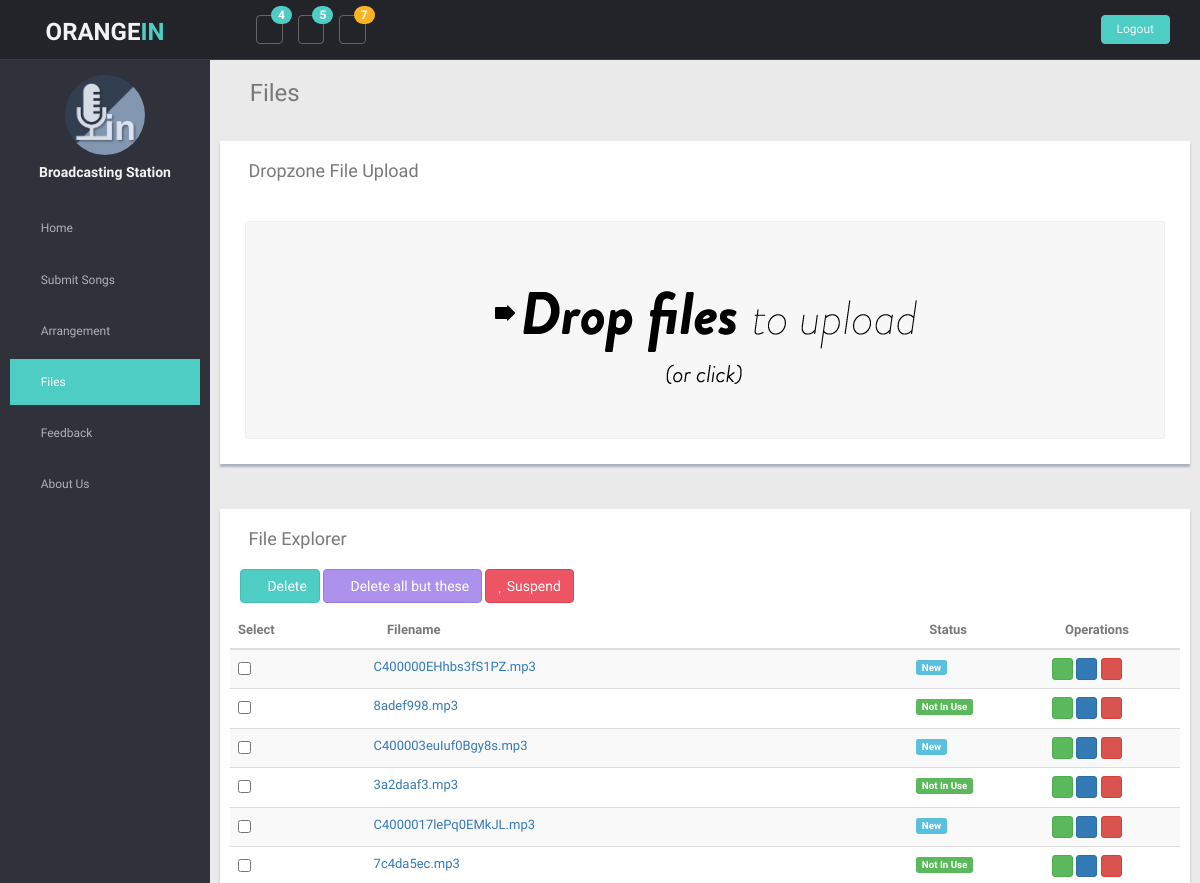
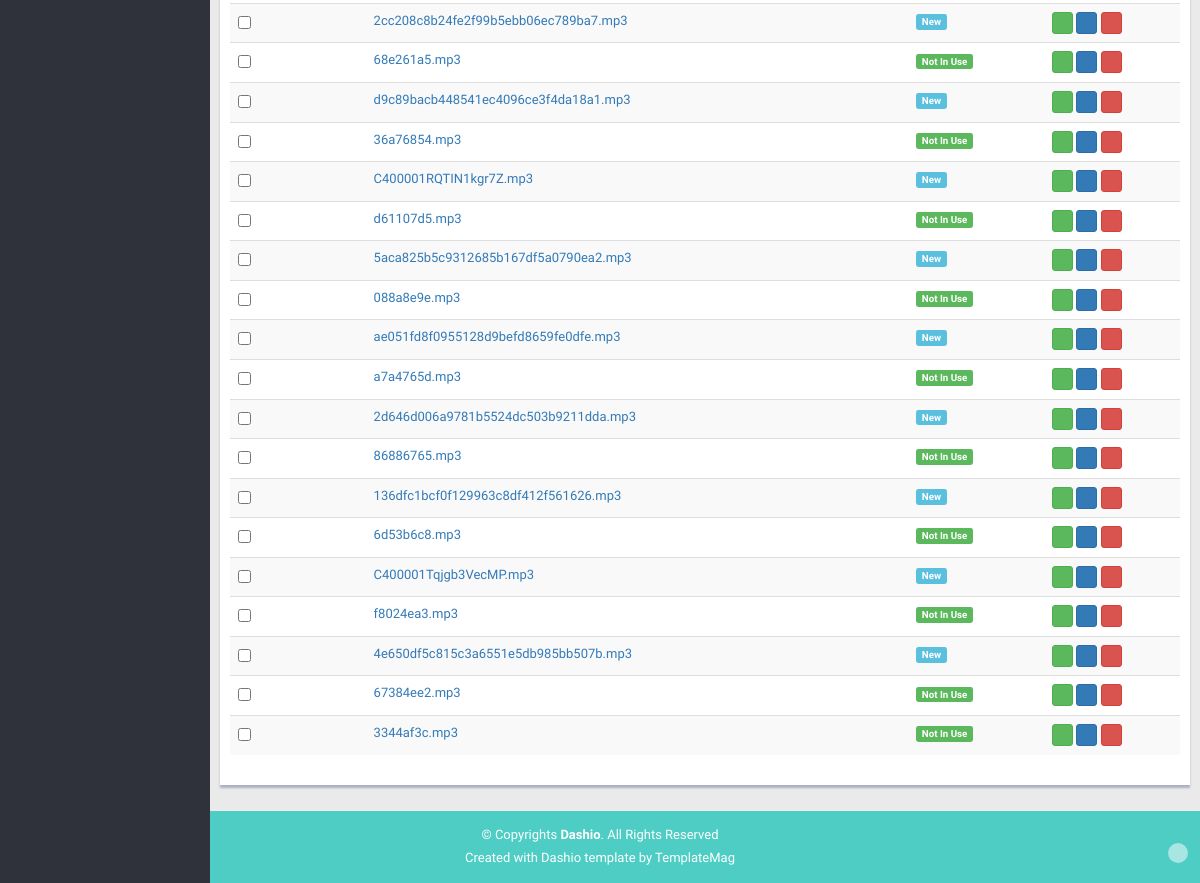
Before: /files with the older database file (2 pictures, top to bottom).
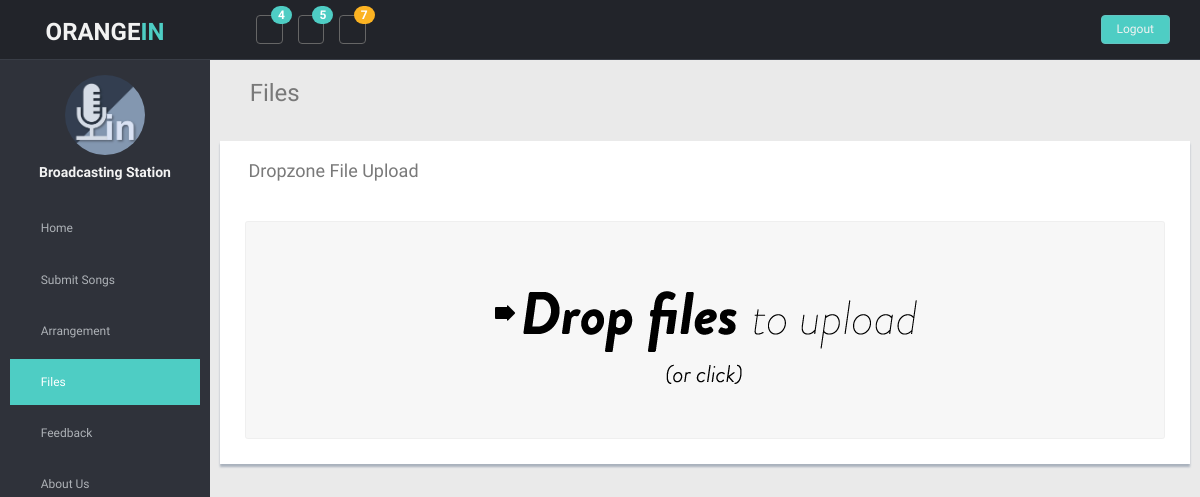
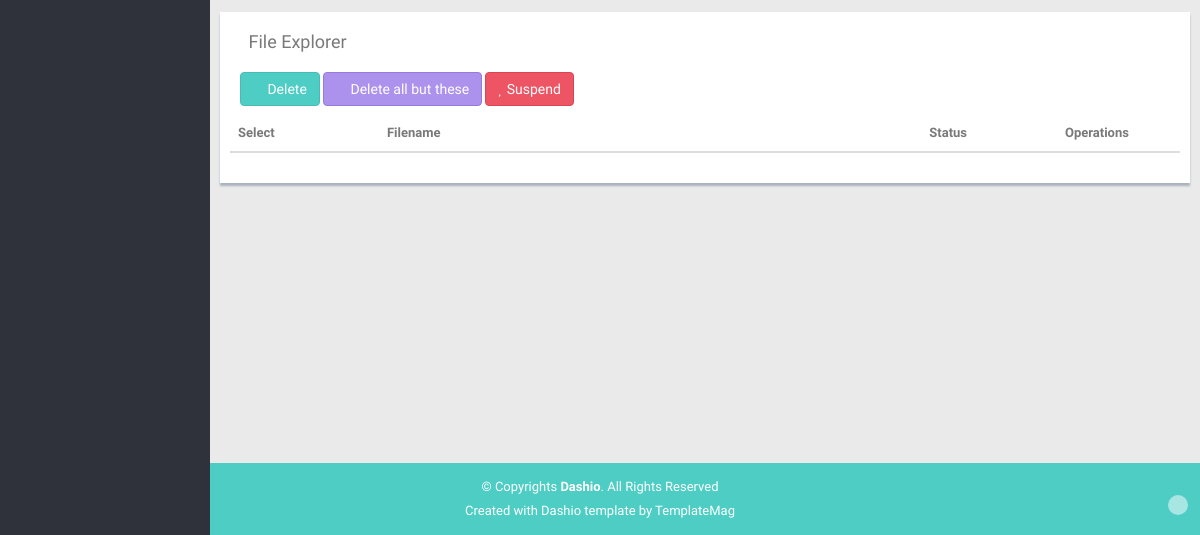
After: the same page with the newer database file (2 pictures, top to bottom).
### models.py (models this page shows, shortened)
class File(Base):
    __tablename__ = 'File'
    filename = Column(String, primary_key=True, index=True)
    checksum = Column(String, index=True)
    duration = Column(Float(precision=10))
    last_arranged = Column(DateTime(timezone=True))
    user_upload = Column(Integer, ForeignKey("User.id"))
    arrangement = relationship("Arrangement", back_populates="audio_file")
    downloaded_song = relationship("DownloadedSong", back_populates="file")

### main.py (the view)
@app.get("/files", response_class=HTMLResponse)
async def files(request: Request, db: Session = Depends(get_db)):
    return template.TemplateResponse('files.html', {
        "request": request,
        "files": models.File.get(db),
        "now": datetime.datetime.utcnow()
    })

### html_template/templates/files.html (shortened to what this page needs)
<!DOCTYPE html>
<html lang="en">
<head>
  <link href="{{ url_for('static',path='lib/bootstrap/css/bootstrap.min.css') }}" rel="stylesheet">
  <link href="{{ url_for('static',path='lib/font-awesome/css/font-awesome.css') }}" rel="stylesheet" />
  <link href="{{ url_for('static',path='lib/dropzone/css/dropzone.css') }}" rel="stylesheet" />
  <link href="{{ url_for('static',path='css/style.css') }}" rel="stylesheet">
  <link href="{{ url_for('static',path='css/style-responsive.css') }}" rel="stylesheet">
</head>
<body>
  <section id="container">
    <header class="header black-bg">
        <div class="sidebar-toggle-box">
            <div class="fa fa-bars tooltips" data-placement="right" data-original-title="Toggle Navigation"></div>
        </div>
        <a href="{{ url_for('static',path='index.html') }}" class="logo"><b>ORANGE<span>IN</span></b></a>
        <div class="nav notify-row" id="top_menu">
            <ul class="nav top-menu">
                <li class="dropdown">
                    <a data-toggle="dropdown" class="dropdown-toggle" href="{{ url_for('static',path='index.html#') }}">
                        <i class="fa fa-tasks"></i>
                        <span class="badge bg-theme">4</span>
                    </a>
                </li>
                <li id="header_inbox_bar" class="dropdown">
                    <a data-toggle="dropdown" class="dropdown-toggle" href="{{ url_for('static',path='index.html#') }}">
                        <i class="fa fa-envelope-o"></i>
                        <span class="badge bg-theme">5</span>
                    </a>
                </li>
                <li id="header_notification_bar" class="dropdown">
                    <a data-toggle="dropdown" class="dropdown-toggle" href="{{ url_for('static',path='index.html#') }}') }}">
                        <i class="fa fa-bell-o"></i>
                        <span class="badge bg-warning">7</span>
                    </a>
                </li>
            </ul>
        </div>
        <div class="top-menu">
            <ul class="nav pull-right top-menu">
                <li><a class="logout" href="{{ url_for('static',path='login.html') }}">Logout</a></li>
            </ul>
        </div>
    </header>
    <aside>
        <div id="sidebar" class="nav-collapse ">
            <ul class="sidebar-menu" id="nav-accordion">
                <p class="centered"><a href="{{ url_for('static',path='about_us.html') }}"><img src="{{ url_for('static',path='img/orangein.jpg') }}" class="img-circle" width="80"></a>
                </p>
                <h5 class="centered">Broadcasting Station</h5>
                <li class="mt">
                    <a href="/home">
                        <i class="fa fa-home"></i>
                        <span>Home</span>
                    </a>
                </li>
                <li class="sub-menu">
                    <a href="/submit_songs">
                        <i class="fa fa-music"></i>
                        <span>Submit Songs</span>
                    </a>
                </li>
                <li class="sub-menu">
                    <a href="/arrangements">
                        <i class="fa fa-tasks"></i>
                        <span>Arrangement</span>
                    </a>
                </li>
                <li class="sub-menu">
                    <a class="active" href="/files">
                        <i class="fa fa-folder"></i>
                        <span>Files</span>
                    </a>
                </li>
                <li class="sub-menu">
                    <a href="/feedback">
                        <i class="fa fa-comment"></i>
                        <span>Feedback</span>
                    </a>
                </li>
                <li class="sub-menu">
                    <a href="/about_us">
                        <i class="fa fa-star"></i>
                        <span>About Us</span>
                    </a>
                </li>
            </ul>
        </div>
    </aside>
    <section id="main-content">
      <section class="wrapper site-min-height">
        <h3><i class="fa fa-angle-right"></i> Files</h3>
        <div class="row mt">
          <div class="form-panel">
            <h4><i class="fa fa-angle-right"></i> Dropzone File Upload</h4>
            <div class="white-panel mt">
            <div class="panel-body">
              <form action="/upload" class="dropzone" id="my-awesome-dropzone"></form>
            </div>
          </div>
          </div>
        </div>
        <div class="row mt">
                <div class="form-panel">
                    <h4><i class="fa fa-angle-right"></i> File Explorer</h4>
                    <div style="padding: 10px">
                        <button type="button" class="btn btn-theme"><i class="fa fa-cog"></i> Delete</button>
                        <button type="button" class="btn btn-theme02"><i class="fa fa-check"></i> Delete all but these
                        </button>
                        <button type="button" class="btn btn-theme04"><i class="fa fa-heart"></i> Suspend
                        </button>
                    </div>
                    <table class="table table-striped table-advance table-hover">
                        <thead>
                        <tr>
                            <th class="col-lg-1 col-xs-1"> Select</th>
                            <th class="col-lg-4 col-xs-1"><i class="fa fa-bookmark"></i> Filename</th>
                            <th class="col-lg-1 col-xs-1"><i class=" fa fa-edit"></i> Status</th>
                            <th class="col-lg-1 col-xs-1"><i class=" fa fa-edit"></i> Operations</th>
                        </tr>
                        </thead>
                        <tbody>
                        {% for file in files %}
                        <tr>
                            <td>
                                <input type="checkbox" name="select-arrangement">
                            </td>
                            <td>
                                <a href="{{ url_for('static',path='/files/{{file.filename}}') }}">{{file.filename}}</a>
                            </td>
                            {% if file.last_arranged %}
                            {% if file.last_arranged > now %}
                            <td><span class="label label-warning label-mini">In Use</span></td>
                            {% else %}
                            <td><span class="label label-success label-mini">Not In Use</span></td>
                            {% endif %}
                            {% else %}
                            <td><span class="label label-info label-mini">New</span></td>
                            {% endif %}
                            <td>
                                <button class="btn btn-success btn-xs"><i class="fa fa-check"></i></button>
                                <button class="btn btn-primary btn-xs"><i class="fa fa-pencil"></i></button>
                                <button class="btn btn-danger btn-xs"><i class="fa fa-trash-o "></i></button>
                            </td>
                        </tr>
                        {% endfor %}
                        </tbody>
                    </table>
                </div>
                <div class="col-lg-4"></div>
            </div>
      </section>
    </section>
    <footer class="site-footer">
      <div class="text-center">
        <p>
          &copy; Copyrights <strong>Dashio</strong>. All Rights Reserved
        </p>
        <div class="credits">
          Created with Dashio template by <a href="{{ url_for('static',path='https://templatemag.com/') }}">TemplateMag</a>
        </div>
        <a href="{{ url_for('static',path='files.html#') }}" class="go-top">
          <i class="fa fa-angle-up"></i>
          </a>
      </div>
    </footer>
  </section>
</body>
</html>

### html_template/templates/css/style.css (style rules this page uses)
body { color: #797979; background: #eaeaea; font-family: 'Ruda', sans-serif; padding: 0px !important; margin: 0px !important; font-size:13px; }
ul li { list-style: none; }
a, a:hover, a:focus { text-decoration: none; outline: none; }
#container { width: 100%; height: 100%; }
.bg-theme { background-color: #4ECDC4; }
.btn-theme { color: #fff; background-color: #4ECDC4; border-color: #48bcb4; }
.btn-theme02 { color: #fff; background-color: #ac92ec; border-color: #967adc; }
.btn-theme04 { color: #fff; background-color: #ed5565; border-color: #da4453; }
.centered { text-align: center; }
.mt { margin-top: 25px; }
ul.top-menu > li > .logout { color: #f2f2f2; font-size: 12px; border-radius: 4px; -webkit-border-radius: 4px; border: 1px solid #64c3c2 !important; padding: 5px 15px; margin-right: 15px; background: #4ECDC4; margin-top: 15px; }
#sidebar { width: 210px; height: 100%; position: fixed; background: #2f323a; }
#sidebar h5 { color: #f2f2f2; font-weight: 700; }
#sidebar ul li { position: relative; }
ul.sidebar-menu , ul.sidebar-menu li ul.sub { margin: -2px 0 0; padding: 0; }
ul.sidebar-menu { margin-top: 75px; }
ul.sidebar-menu li { margin-bottom: 5px; margin-left:10px; margin-right:10px; }
ul.sidebar-menu li.sub-menu { line-height: 15px; }
ul.sidebar-menu li a span { display: inline-block; }
ul.sidebar-menu li a { color: #aeb2b7; text-decoration: none; display: block; padding: 15px 0 15px 10px; font-size: 12px; outline: none; -webkit-transition: all 0.3s ease; -moz-transition: all 0.3s ease; -o-transition: all 0.3s ease; -ms-transition: all 0.3s ease; transition: all 0.3s ease; }
ul.sidebar-menu li a.active, ul.sidebar-menu li a:hover, ul.sidebar-menu li a:focus { background: #4ECDC4; color: #fff; display: block; -webkit-transition: all 0.3s ease; -moz-transition: all 0.3s ease; -o-transition: all 0.3s ease; -ms-transition: all 0.3s ease; transition: all 0.3s ease; }
ul.sidebar-menu li a i { font-size: 15px; padding-right: 6px; }
ul.sidebar-menu li a.active i { color: #fff; }
#main-content { margin-left: 210px; }
.header, .footer { min-height: 60px; padding: 0 15px; }
.header { position: fixed; left: 0; right: 0; z-index: 1002; }
.black-bg { background: #22242a; border-bottom: 1px solid #393d46; }
.wrapper { display: inline-block; margin-top: 60px; padding-left: 15px; padding-right: 15px; padding-bottom: 15px; padding-top: 0px; width: 100%; }
a.logo { font-size: 24px; color: #f2f2f2; float: left; margin-top: 15px; text-transform: uppercase; }
a.logo b { font-weight: 900; }
a.logo span { color: #4ECDC4; }
#top_menu .nav > li, ul.top-menu > li { float: left; }
.notify-row { float: left; margin-top: 15px; margin-left: 92px; }
ul.top-menu > li > a { color: #666666; font-size: 16px; border-radius: 4px; -webkit-border-radius: 4px; border:1px solid #666666 !important; padding: 2px 6px; margin-right: 15px; }
.notify-row .badge { position: absolute; right: -10px; top: -10px; z-index: 100; }
.sidebar-toggle-box { float: left; padding-right: 15px; margin-top: 20px; }
.sidebar-toggle-box .fa-bars { cursor: pointer; display: inline-block; font-size: 20px; }
.white-panel { text-align: center; background: #ffffff; }
.form-panel { background: #ffffff; margin: 10px; padding: 10px; box-shadow: 0px 3px 2px #aab2bd; text-align: left; }
.badge.bg-warning { background: #FCB322; }
.site-footer { background: #4ECDC4; color: #fff; padding: 15px 0; }
.site-footer p { margin-bottom: 5px; }
.credits, .credits a { color: #fff; }
.go-top { margin-right: 1%; margin-top: -25px; float: right; background: rgba(255,255,255,.5); width: 20px; height: 20px; border-radius: 50%; -webkit-border-radius: 50%; }
.go-top i { color: #2A3542; }
.site-min-height { min-height: 900px; }

Changed rows visible on the page:
removed File: filename "C400000EHhbs3fS1PZ.mp3", shows "New"
removed File: filename "8adef998.mp3", shows "Not In Use"
removed File: filename "C400003euIuf0Bgy8s.mp3", shows "New"
removed File: filename "3a2daaf3.mp3", shows "Not In Use"
removed File: filename "C4000017lePq0EMkJL.mp3", shows "New"
removed File: filename "7c4da5ec.mp3", shows "Not In Use"
removed File: filename "2cc208c8b24fe2f99b5ebb06ec789ba7.mp3", shows "New"
removed File: filename "68e261a5.mp3", shows "Not In Use"
removed File: filename "d9c89bacb448541ec4096ce3f4da18a1.mp3", shows "New"
removed File: filename "36a76854.mp3", shows "Not In Use"
removed File: filename "C400001RQTIN1kgr7Z.mp3", shows "New"
removed File: filename "d61107d5.mp3", shows "Not In Use"
removed File: filename "5aca825b5c9312685b167df5a0790ea2.mp3", shows "New"
removed File: filename "088a8e9e.mp3", shows "Not In Use"
removed File: filename "ae051fd8f0955128d9befd8659fe0dfe.mp3", shows "New"
removed File: filename "a7a4765d.mp3", shows "Not In Use"
removed File: filename "2d646d006a9781b5524dc503b9211dda.mp3", shows "New"
removed File: filename "86886765.mp3", shows "Not In Use"
removed File: filename "136dfc1bcf0f129963c8df412f561626.mp3", shows "New"
removed File: filename "6d53b6c8.mp3", shows "Not In Use"
removed File: filename "C400001Tqjgb3VecMP.mp3", shows "New"
removed File: filename "f8024ea3.mp3", shows "Not In Use"
removed File: filename "4e650df5c815c3a6551e5db985bb507b.mp3", shows "New"
removed File: filename "67384ee2.mp3", shows "Not In Use"
removed File: filename "3344af3c.mp3", shows "Not In Use"
